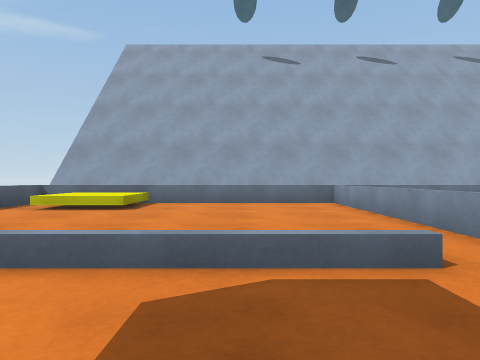
View 1 (above)

19 first-person views from a walk through a 3-D level made in the Unity game engine. The camera is 0.64 m above the floor, looks level and sees 70° across. The floor is counted in squares, 1 m on a side. Each view is taken from the middle of a square. On the plan, view 1 faces up. The plan holds only what a view shows up to about 10 squares ahead; the rest is blank. The place goes on beyond the plan. The player is left out.

View 2
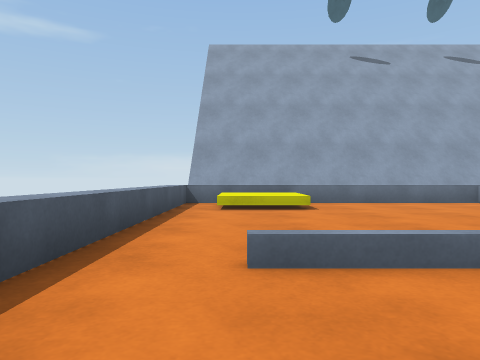

View 3
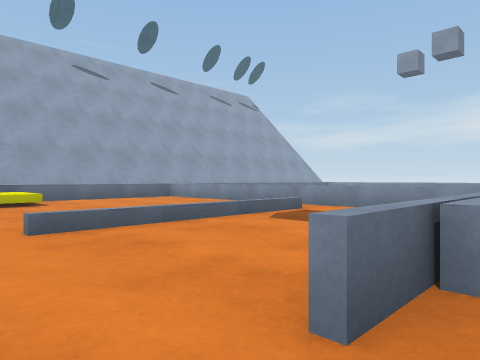

View 4
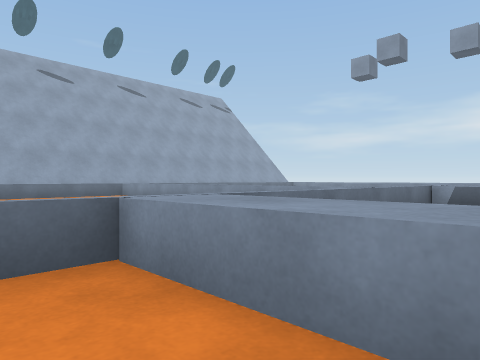

View 5
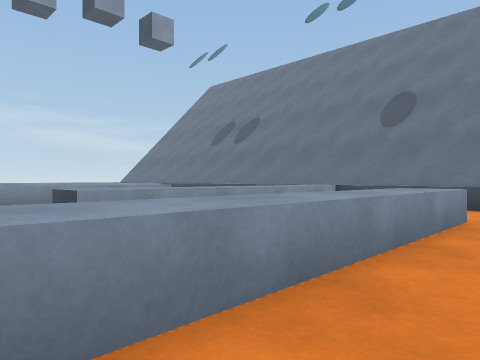

View 6
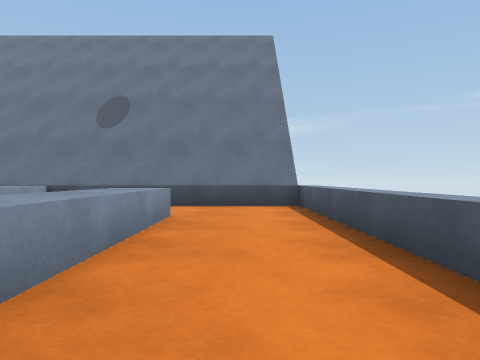

View 7
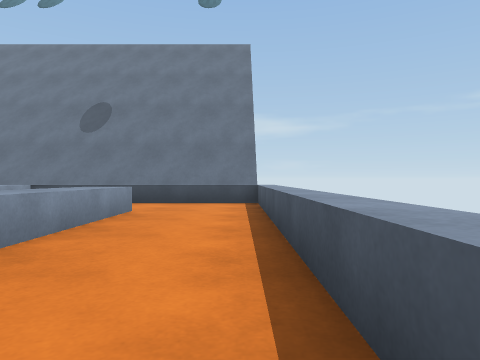

View 8
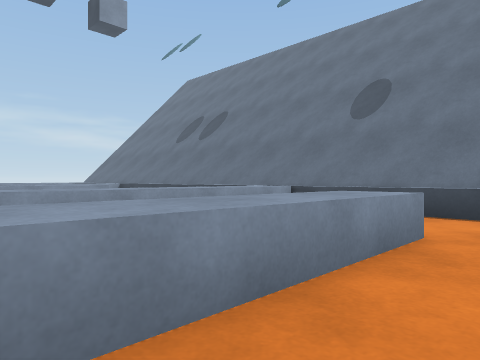

View 9
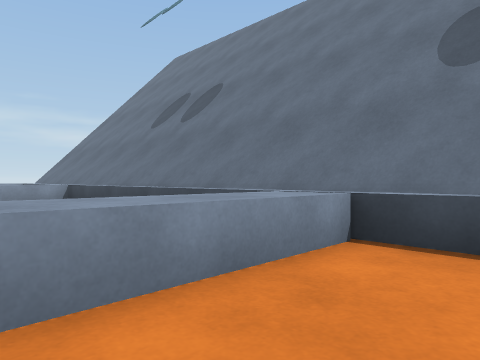

View 10
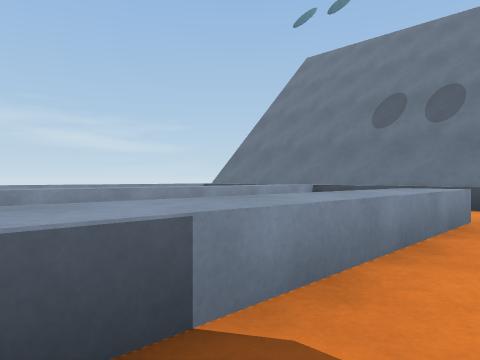

View 11
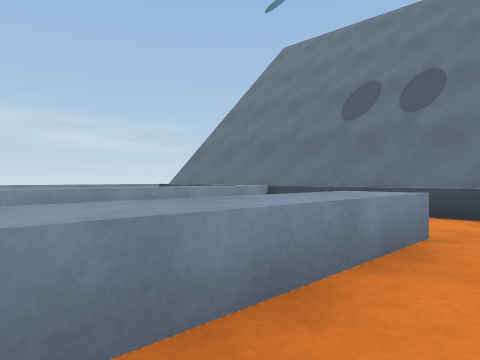

View 12
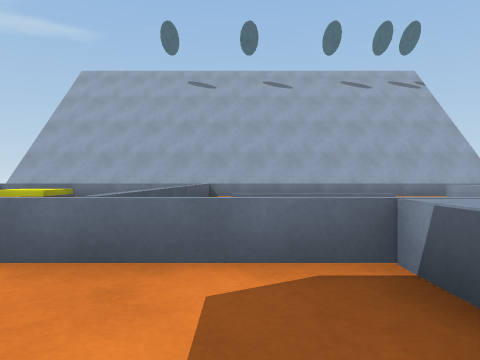

View 13
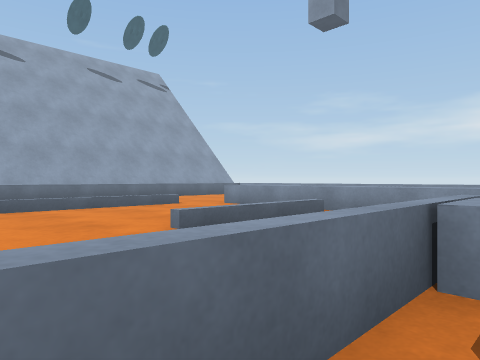

View 14
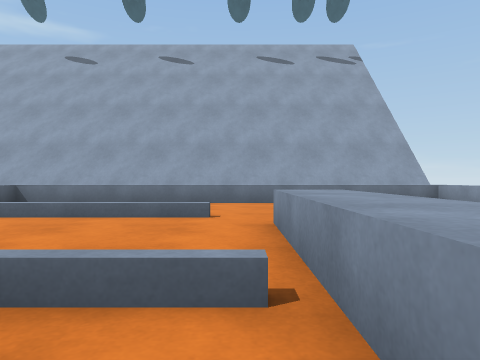

View 15
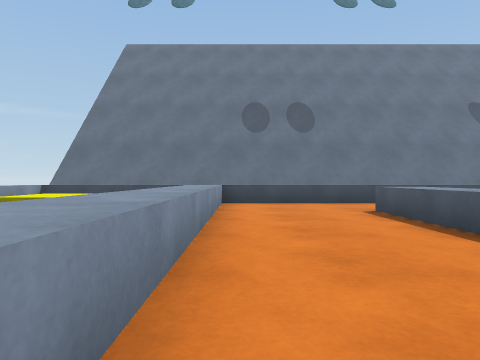

View 16
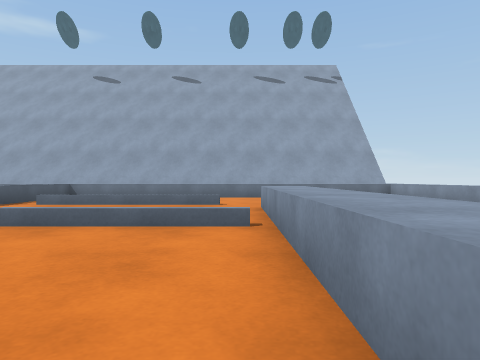

View 17
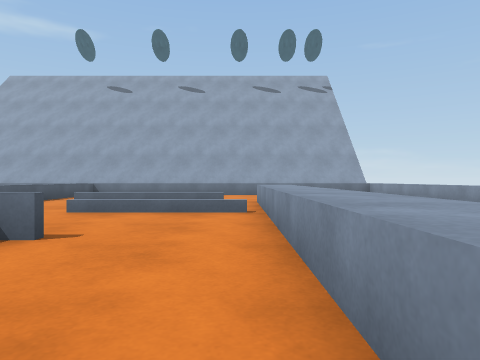

View 18
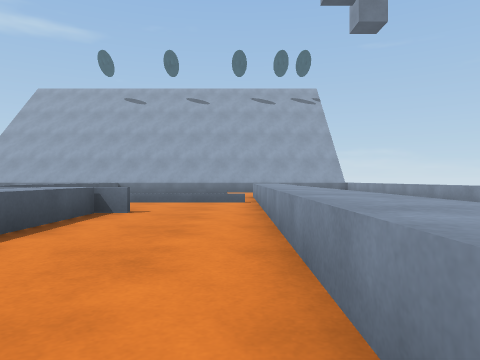

View 19
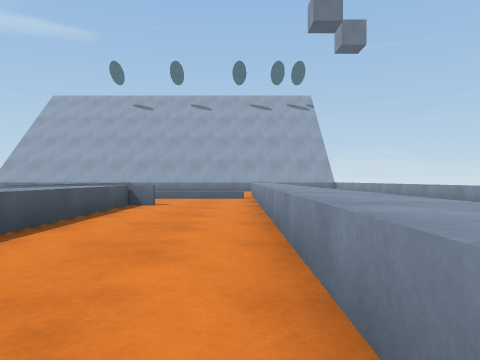

### Floor plan
Key: @ floor where view 1 was taken; . floor; = window, fence, low wall or low ledge; ^ raised ledge.
Columns run from 6 left of view 1 to 15 right of it. Each row starts with its distance up from view 1.
 10 ^^^^^^^^^^^^^^^^^^^^^^
  9 ^.^^.....=    ...    ^
  8 ^.^^.....=    ...    ^
  7 ^........=    ...    ^
  6 ^........=.====..    ^
  5 ^........=......^    ^
  4 ^........=......^    ^
  3 ^.=^^^^^.=......^    ^
  2 ^........=..===.^    ^
  1  ....... =  ....^    ^
  0  .....@  =  ....^    ^
 -1  .==^=======^=..^    ^
 -2 ^..^^   ...^^...^    ^
 -3 ^..^^    ..^^...^
 -4 ^..^^  ^. .^^...^    ^
 -5 ^..^^  ^. .^^...^    ^
 -6 ^..^^  ^. .^^...^    ^
 -7 ^..^^..^. .^^...^    ^
 -8 ^...^..^.  ^^...^  ^^^
 -9 ^......^.  .....^  ^^^
-10 ^......^.  .....^    ^
-11 ^^^^^^^^^^^^^^^^^^^^^^

Where each view was taken, in squares from view 1:
view 1: 0 up, 0 right, facing up
view 2: 0 up, 4 left, facing up
view 3: 2 down, 5 left, facing up-right
view 4: 4 down, 4 left, facing up-right
view 5: 2 down, 4 left, facing down-right
view 6: 2 down, 4 left, facing down
view 7: 1 down, 5 left, facing down
view 8: 4 down, 4 left, facing down-right
view 9: 7 down, 1 left, facing down-right
view 10: 2 down, 4 right, facing down-right
view 11: 4 down, 4 right, facing down-right
view 12: 4 down, 4 right, facing up
view 13: 2 down, 3 right, facing up-right
view 14: 0 up, 9 right, facing up
view 15: 1 down, 9 right, facing down
view 16: 3 down, 9 right, facing up
view 17: 5 down, 9 right, facing up
view 18: 8 down, 9 right, facing up
view 19: 10 down, 9 right, facing up
